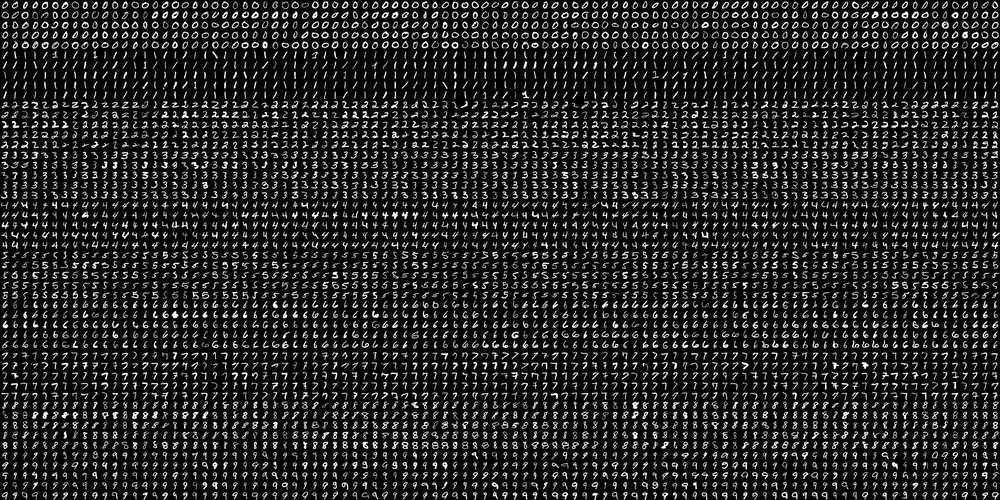
#> input picture Machine Perception/Mp/Prac05/digits.png, 1000 x 500 px, shrunk from 2000 x 1000 before the run, found by its file name
$ python original.py
#> lines starting #> are read from the running program, lines starting #| are printed output that depends on the picture
#!/usr/bin/env python

import cv2

import numpy as np

SZ = 20
CLASS_N = 10

# local modules
from common import clock, mosaic

def split2d(img, cell_size, flatten=True):
    h, w = img.shape[:2]
    sx, sy = cell_size
    cells = [np.hsplit(row, w//sx) for row in np.vsplit(img, h//sy)]
    # [7 lines of commented-out code are left out]

    cells = np.array(cells)
    print(cells[0].shape)


    #print('2: ', str(type(cells)))
    if flatten:
        cells = cells.reshape(-1, sy, sx)

    return cells

def load_digits(fn):
#> called with fn = 'digits.png'
    digits_img = cv2.imread(fn, 0)
#> digits_img is the input picture: shape (500, 1000); min 0, max 255, mean 36.1
    digits = split2d(digits_img, (SZ, SZ))
#> in split2d, `cells = [np.hsplit(row, w//sx) for row in np.vsplit(img, h//sy)]`: cells = 25 items
#| (50, 20, 20)
    print(digits[0].shape)
#| (20, 20)

    print('1: ', str(type(digits)))
#| 1:  <class 'numpy.ndarray'>
    print('2: ', str(type(digits[0])))
#| 2:  <class 'numpy.ndarray'>

    cv2.imshow('digit',digits[0])
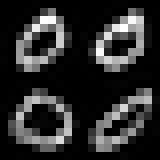
#> window 'digit': shape (20, 20) (shown 8 times larger); min 0, max 255, mean 43.1
    cv2.waitKey(0)

    labels = np.repeat(np.arange(CLASS_N), len(digits)/CLASS_N)
#> labels = 1250 values from 0 to 9
    print(labels)
#> (printed output is left out)
    for i in labels:
        print(i)
#> this loop made 1250 passes
#| 0
#| 0
#| 0
#| 0
#| 0
#| 0
#| 0
#| 0
#> (further printed lines are left out)
    return digits, labels

def deskew(img):
    m = cv2.moments(img)
    if abs(m['mu02']) < 1e-2:
        return img.copy()
    skew = m['mu11']/m['mu02']
    M = np.float32([[1, skew, -0.5*SZ*skew], [0, 1, 0]])
    img = cv2.warpAffine(img, M, (SZ, SZ), flags=cv2.WARP_INVERSE_MAP | cv2.INTER_LINEAR)
    return img

def svmInit(C=12.5, gamma=0.50625):
  model = cv2.ml.SVM_create()
  model.setGamma(gamma)
  model.setC(C)
  model.setKernel(cv2.ml.SVM_RBF)
  model.setType(cv2.ml.SVM_C_SVC)

  return model

def svmTrain(model, samples, responses):
  model.train(samples, cv2.ml.ROW_SAMPLE, responses)
  return model

def svmPredict(model, samples):
  return model.predict(samples)[1].ravel()

def svmEvaluate(model, digits, samples, labels):
    predictions = svmPredict(model, samples)
    accuracy = (labels == predictions).mean()
    print('Percentage Accuracy: %.2f %%' % (accuracy*100))

    confusion = np.zeros((10, 10), np.int32)
    for i, j in zip(labels, predictions):
        confusion[int(i), int(j)] += 1
    print('confusion matrix:')
    print(confusion)

    vis = []
    for img, flag in zip(digits, predictions == labels):
        img = cv2.cvtColor(img, cv2.COLOR_GRAY2BGR)
        if not flag:
            img[...,:2] = 0

        vis.append(img)
    return mosaic(25, vis)


def preprocess_simple(digits):
    return np.float32(digits).reshape(-1, SZ*SZ) / 255.0


def get_hog() :
    winSize = (20,20)
    blockSize = (8,8)
    blockStride = (4,4)
    cellSize = (8,8)
    nbins = 9
    derivAperture = 1
    winSigma = -1.
    histogramNormType = 0
    L2HysThreshold = 0.2
    gammaCorrection = 1
    nlevels = 64
    signedGradient = True

    hog = cv2.HOGDescriptor(winSize,blockSize,blockStride,cellSize,nbins,derivAperture,winSigma,histogramNormType,L2HysThreshold,gammaCorrection,nlevels, signedGradient)

    return hog
    affine_flags = cv2.WARP_INVERSE_MAP|cv2.INTER_LINEAR


if __name__ == '__main__':

    print('Loading digits from digits.png ... ')
    # Load data.
    digits, labels = load_digits('digits.png')
#> labels = 1250 values from 0 to 9

    print('Shuffle data ... ')
    # Shuffle data
    rand = np.random.RandomState(10)
    shuffle = rand.permutation(len(digits))
#> shuffle = 1250 values, max 1249 at index 984, min 0 at index 1082, mean 624.5
    digits, labels = digits[shuffle], labels[shuffle]
#> labels = 1250 values, max 9 at index 0, min 0 at index 8, mean 4.5

    print('Deskew images ... ')
    digits_deskewed = list(map(deskew, digits))
#> in deskew, `m = cv2.moments(img)`: m = moments, m00 13587, centre m10/m00, m01/m00 = (9.39, 10.35)
#> in deskew, `skew = m['mu11']/m['mu02']`: skew = -0.0769
#> in deskew, `M = np.float32([[1, skew, -0.5*SZ*skew], [0, 1, 0]])`: M = [[1, -0.0769, 0.769], [0, 1, 0]]
#> in deskew (call 20), `m = cv2.moments(img)`: m = moments, m00 12016, centre m10/m00, m01/m00 = (9.68, 10.45)
#> in deskew (call 20), `skew = m['mu11']/m['mu02']`: skew = -0.0204
#> in deskew (call 20), `M = np.float32([[1, skew, -0.5*SZ*skew], [0, 1, 0]])`: M = [[1, -0.0204, 0.204], [0, 1, 0]]
#> in deskew (call 20), `img = cv2.warpAffine(img, M, (SZ, SZ), flags=cv2.WARP_INVERSE_MAP | cv..`:
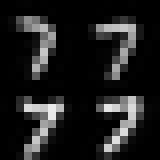
#> img: shape (20, 20) (shown 8 times larger); min 0, max 234, mean 30
#> in deskew (call 21), `m = cv2.moments(img)`: m = moments, m00 14054, centre m10/m00, m01/m00 = (10.13, 9.88)
#> in deskew (call 21), `m = cv2.moments(img)`:
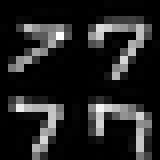
#> img: shape (20, 20) (shown 8 times larger); min 0, max 255, mean 35.1
#> in deskew (call 21), `skew = m['mu11']/m['mu02']`: skew = 0.00557
#> in deskew (call 21), `M = np.float32([[1, skew, -0.5*SZ*skew], [0, 1, 0]])`: M = [[1, 0.00557, -0.0557], [0, 1, 0]]
#> in deskew (call 22), `m = cv2.moments(img)`: m = moments, m00 16758, centre m10/m00, m01/m00 = (9.8, 9.7)
#> in deskew (call 22), `m = cv2.moments(img)`:
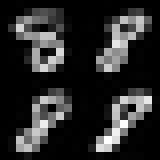
#> img: shape (20, 20) (shown 8 times larger); min 0, max 255, mean 41.9
#> in deskew (call 22), `skew = m['mu11']/m['mu02']`: skew = -0.0208
#> in deskew (call 22), `M = np.float32([[1, skew, -0.5*SZ*skew], [0, 1, 0]])`: M = [[1, -0.0208, 0.208], [0, 1, 0]]
#> in deskew (call 22), `img = cv2.warpAffine(img, M, (SZ, SZ), flags=cv2.WARP_INVERSE_MAP | cv..`:
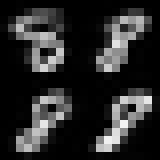
#> img: shape (20, 20) (shown 8 times larger); min 0, max 243, mean 41.9
#> in deskew (call 23), `m = cv2.moments(img)`: m = moments, m00 8805, centre m10/m00, m01/m00 = (9.79, 10.29)
#> in deskew (call 23), `m = cv2.moments(img)`:
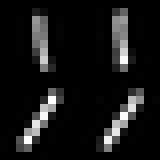
#> img: shape (20, 20) (shown 8 times larger); min 0, max 255, mean 22
#> in deskew (call 23), `skew = m['mu11']/m['mu02']`: skew = -0.0913
#> in deskew (call 23), `M = np.float32([[1, skew, -0.5*SZ*skew], [0, 1, 0]])`: M = [[1, -0.0913, 0.913], [0, 1, 0]]
#> in deskew (call 23), `img = cv2.warpAffine(img, M, (SZ, SZ), flags=cv2.WARP_INVERSE_MAP | cv..`:
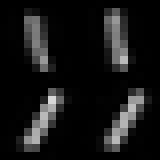
#> img: shape (20, 20) (shown 8 times larger); min 0, max 215, mean 22
#> digits_deskewed = 1250 items

    print('Defining HoG parameters ...')
    # HoG feature descriptor
    hog = get_hog();

    print('Calculating HoG descriptor for every image ... ')
    hog_descriptors = []
    for img in digits_deskewed:
        #print(type(img))
        hog_descriptors.append(hog.compute(img))
#> after the loop, hog_descriptors = 1250 items
    hog_descriptors = np.squeeze(hog_descriptors)

    print('Spliting data into training (90%) and test set (10%)... ')
    train_n=int(0.9*len(hog_descriptors))
#> train_n = 1125
    digits_train, digits_test = np.split(digits_deskewed, [train_n])
    hog_descriptors_train, hog_descriptors_test = np.split(hog_descriptors, [train_n])
    labels_train, labels_test = np.split(labels, [train_n])
#> labels_train = 1125 values, max 9 at index 0, min 0 at index 8, mean 4.49; labels_test = 125 values, max 9 at index 8, min 0 at index 33, mean 4.63


    print('Training SVM model ...')
    model = svmInit()
    svmTrain(model, hog_descriptors_train, labels_train)

    print('Evaluating model ... ')
    vis = svmEvaluate(model, digits_test, hog_descriptors_test, labels_test)
#> in svmEvaluate, `predictions = svmPredict(model, samples)`: predictions has the same summary as labels_test outside svmEvaluate
#> in svmEvaluate, `accuracy = (labels == predictions).mean()`: accuracy = 0.888
#| Percentage Accuracy: 88.80 %
#> the loop in svmEvaluate, `for i, j in zip(labels, predictions):` made 125 passes
#> (i, j) on passes 1, 2, 3, 5, 7, 8, 9, 10, 11, 12, 13, 14: (1, 1), (7, 7), (7, 6), (2, 2), (2, 2), (5, 5), (9, 9), (5, 5), (4, 4), (7, 7), (3, 3), (8, 5)
#> j on passes 4, 6: 2, 5
#| [[12  0  0  0  0  0  0  0  0  0]
#|  [ 0  7  0  0  0  0  0  0  0  0]
#|  [ 0  0 12  1  0  0  0  0  0  0]
#|  [ 0  0  2 11  0  0  0  0  0  0]
#|  [ 0  0  0  0 10  1  0  0  0  1]
#|  [ 0  0  0  0  2 18  0  0  0  0]
#|  [ 0  0  0  0  0  0 13  1  0  0]
#|  [ 0  0  0  0  0  0  1  7  0  0]
#|  [ 0  0  0  0  0  1  0  0 12  2]
#|  [ 0  0  0  0  0  0  0  0  2  9]]
#> the loop in svmEvaluate, `for img, flag in zip(digits, predictions == labels):` made 125 passes
#> flag on passes 1 to 12: True, True, False, False, True, True, True, True, True, True, True, True
#> after the loop in svmEvaluate, `for img, flag in zip(digits, predictions == labels):`: vis = 125 items
#> (the run stopped early here; a loop or call above may not have finished)
